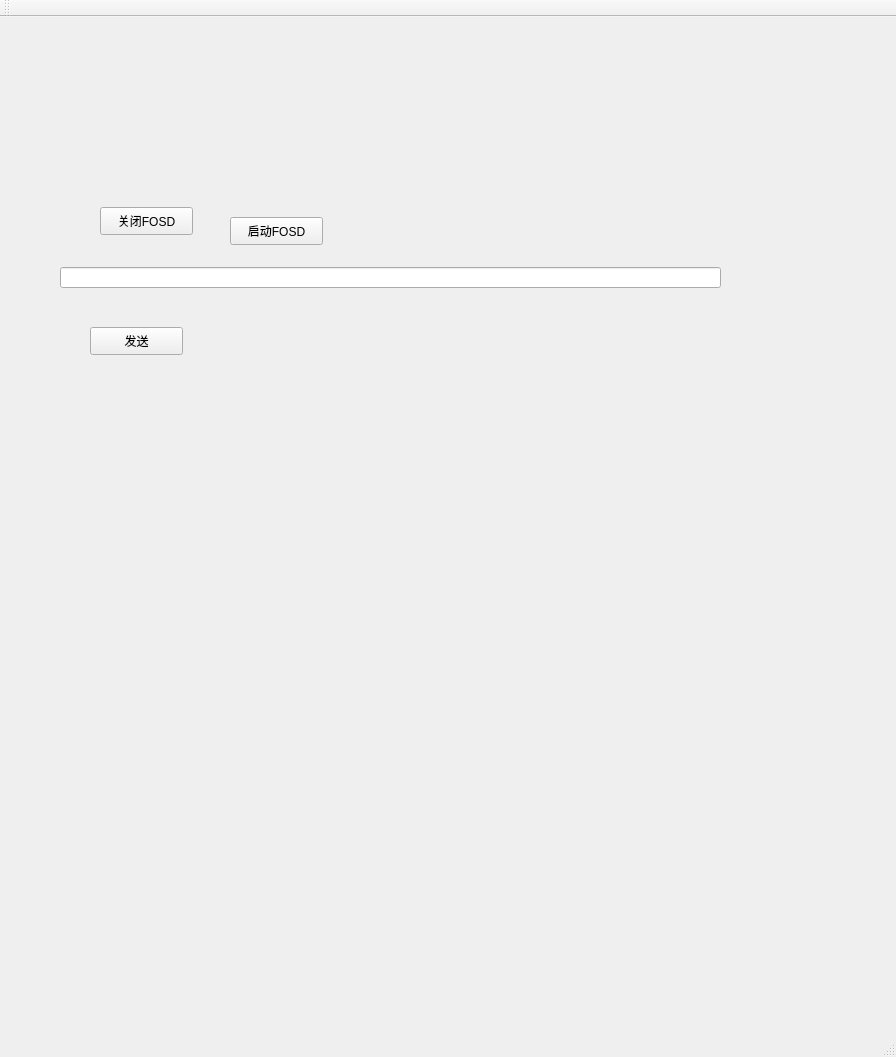
<?xml version="1.0" encoding="UTF-8"?>
<ui version="4.0">
 <class>MainWindow</class>
 <widget class="QMainWindow" name="MainWindow">
  <property name="geometry">
   <rect>
    <x>0</x>
    <y>0</y>
    <width>896</width>
    <height>1057</height>
   </rect>
  </property>
  <property name="windowTitle">
   <string>MainWindow</string>
  </property>
  <widget class="QWidget" name="centralWidget">
   <widget class="QPushButton" name="pushButton">
    <property name="geometry">
     <rect>
      <x>230</x>
      <y>200</y>
      <width>93</width>
      <height>28</height>
     </rect>
    </property>
    <property name="text">
     <string>启动FOSD</string>
    </property>
   </widget>
   <widget class="QPushButton" name="pushButton_2">
    <property name="geometry">
     <rect>
      <x>100</x>
      <y>190</y>
      <width>93</width>
      <height>28</height>
     </rect>
    </property>
    <property name="text">
     <string>关闭FOSD</string>
    </property>
   </widget>
   <widget class="QLineEdit" name="lineEdit">
    <property name="geometry">
     <rect>
      <x>60</x>
      <y>250</y>
      <width>661</width>
      <height>21</height>
     </rect>
    </property>
   </widget>
   <widget class="QPushButton" name="pushButton_3">
    <property name="geometry">
     <rect>
      <x>90</x>
      <y>310</y>
      <width>93</width>
      <height>28</height>
     </rect>
    </property>
    <property name="text">
     <string>发送</string>
    </property>
   </widget>
  </widget>
  <widget class="QMenuBar" name="menuBar">
   <property name="geometry">
    <rect>
     <x>0</x>
     <y>0</y>
     <width>896</width>
     <height>26</height>
    </rect>
   </property>
  </widget>
  <widget class="QToolBar" name="mainToolBar">
   <attribute name="toolBarArea">
    <enum>TopToolBarArea</enum>
   </attribute>
   <attribute name="toolBarBreak">
    <bool>false</bool>
   </attribute>
  </widget>
  <widget class="QStatusBar" name="statusBar"/>
 </widget>
 <layoutdefault spacing="6" margin="11"/>
 <resources/>
 <connections/>
</ui>
